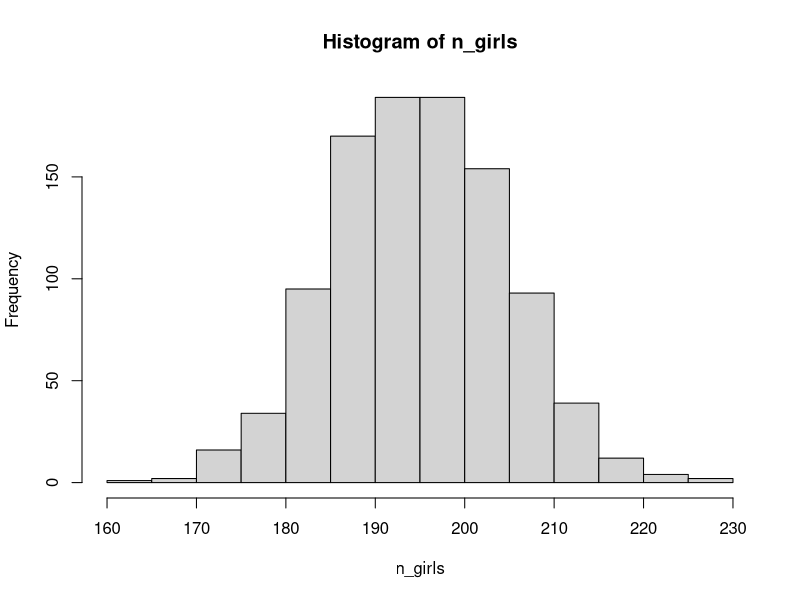
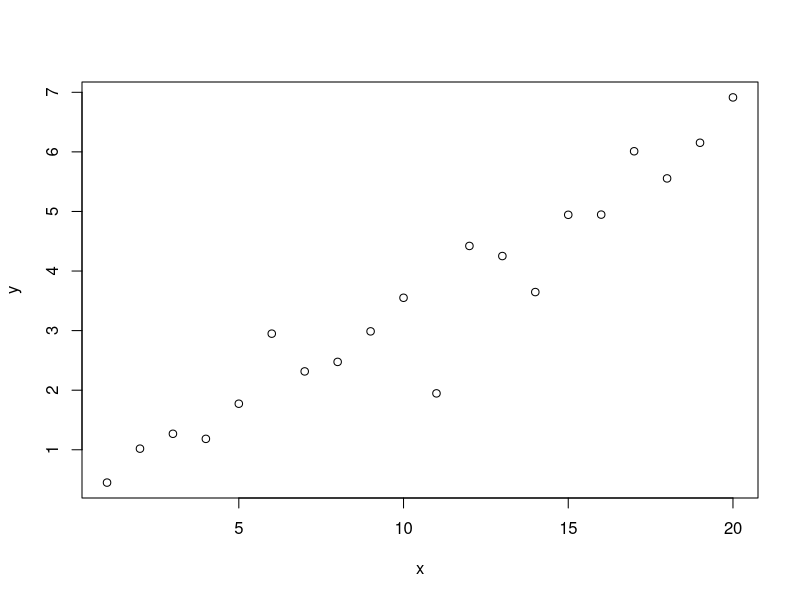
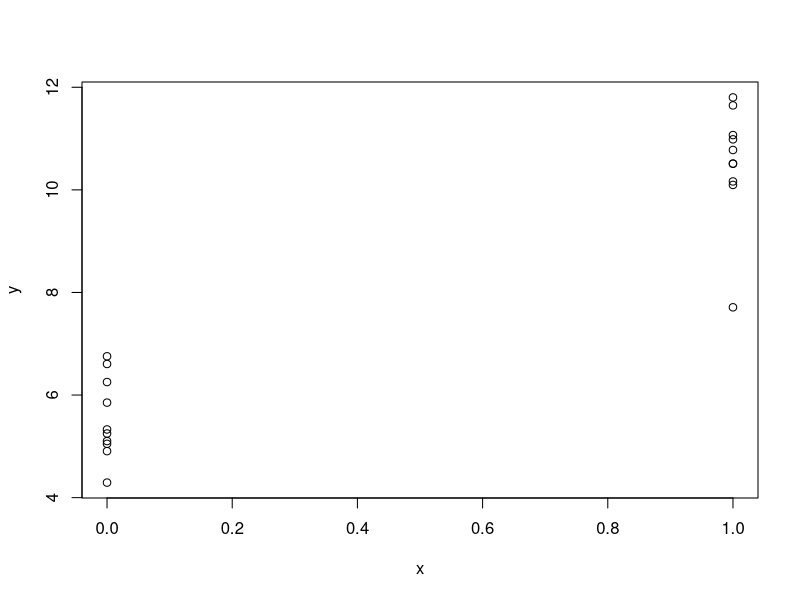
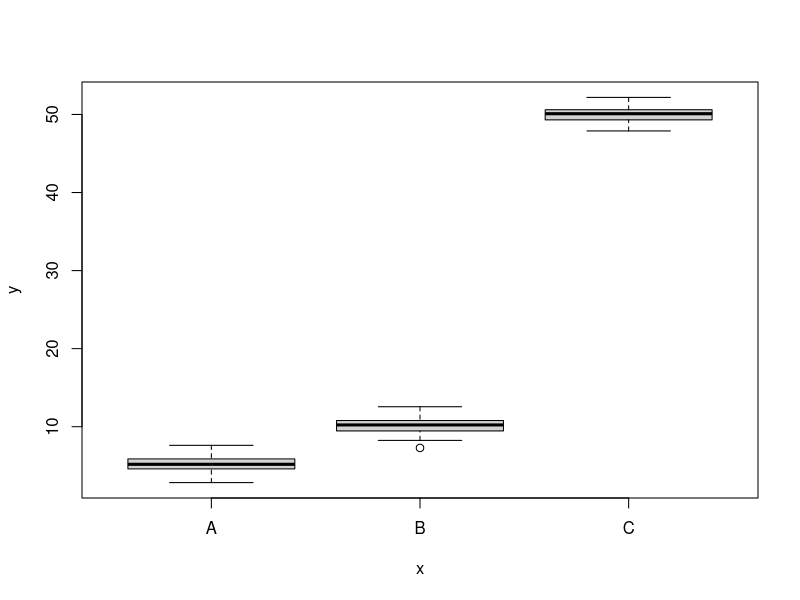
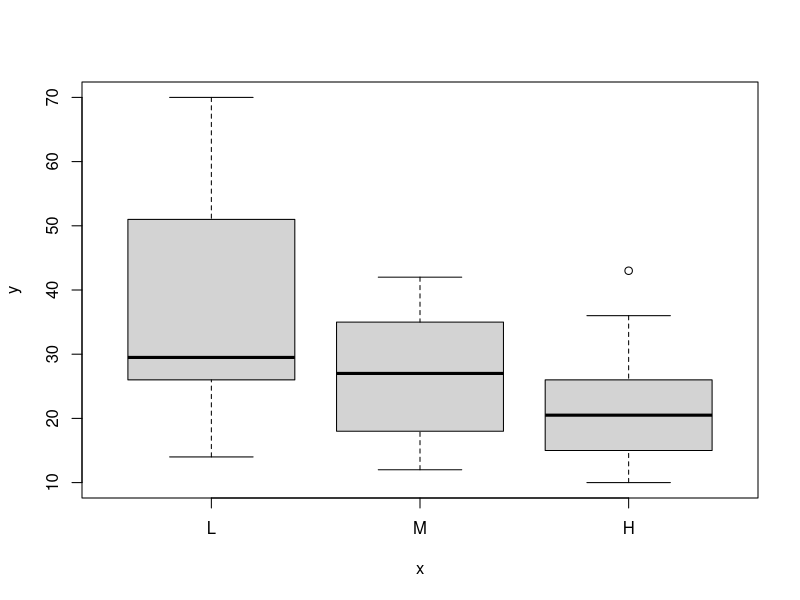
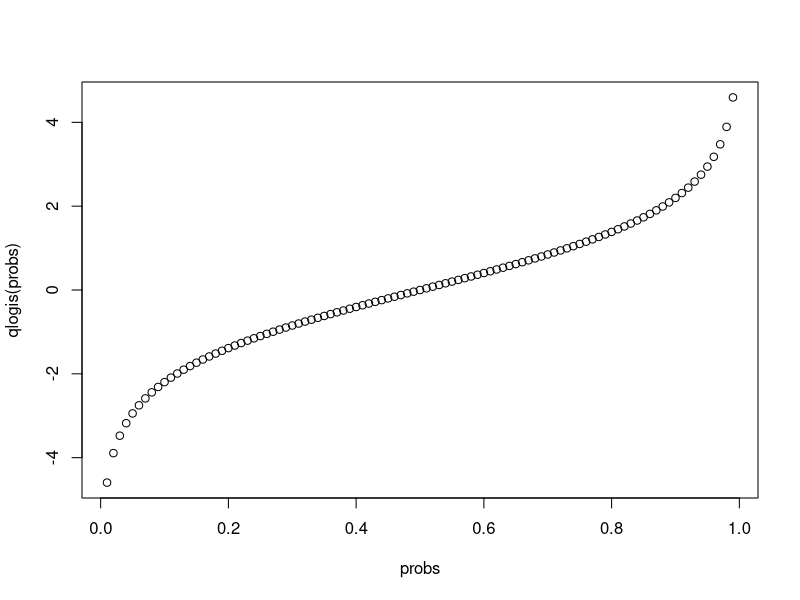

Reproduce these figures in R, in order.
# generate some data without thinking too much about the layers

# types of outcomes: binary, continuous, survival (not now)

# direct sim ----
# (ROS book 5.1) 


# n girls from a population of 400
n_girls <- rbinom(1, size = 400, prob = 0.488)

n_sims <- 1000
n_girls <- rep(NA, n_sims)
for(i in 1:n_sims){
  n_girls[i] <- rbinom(1, 400, 0.488)
}
hist(n_girls)

# or, 
n_girls <- rbinom(n_sims, 500, 0.488)




## mixed discrete/cont ----  
# height of one randomly chosen adult
# adult: 52% women
# M: n(69,1,  2.9)
# F: n(63.7, 2.7)

male <- rbinom(1, 1, 0.48)
height <- ifelse(male == 1, 
                 rnorm(1, 69.1, 2.9), 
                 rnorm(1, 63.7, 2.7))

height




# ___________ ----


# XcYc (reg) ----
# y = b0 + b1x1 + e

x <- 1:20
n <- length(x)
b0 <- 0.2
b1 <- 0.3
sigma <- 0.5
y <- b0 + b1*x + sigma*rnorm(n) 
plot(x,y)



# ___________ ----

# XdYc - normal ----

# group label random only for large samples
# x <- rbinom(200, size = 1, prob = 0.5)
# small sample: fixed size
x <- c(rep(0, 10), rep(1, 10))
y <- rep(NA, length(x))
for(i in 1:length(y)){
  y[i] <- ifelse(x[i] == 0, rnorm(1, mean = 5, sd = 1), 
                 rnorm(1, mean = 10, sd =1))
}
plot(x,y)

summary(lm(y ~ x))


# more X levels ----
# compare the coefficient
x <- factor(c(rep('A', 100), rep('B', 100), rep('C', 100)))
y <- rep(NA, length(x))
for(i in 1:length(y)){
  if(x[i] == 'A'){
    y[i] <- rnorm(1, mean = 5, sd = 1)
  }else if(x[i] == 'B'){
    y[i] <- rnorm(1, mean = 10, sd = 1)
  }else{
    y[i] <- rnorm(1, mean = 50, sd = 1)
  }
}
df <- data.frame(x, y)
df
plot(df)
lmm <- lm(y~x, data = df)
# predict(lmm)
summary(lmm)
# b0 = 4.81
# b1 = 5.36
# b2 = 45.17

# for ONE var:
# beta0: mean(x==A) (reference group)
# beta1: mean(x==B) - beta0
# beta2: mean(x==c) - beta0

mean(y[x == 'B']) - mean(y[x == 'A'])
mean(y[x == 'C']) - mean(y[x == 'A'])
# diff between B and C
mean(y[x == 'C']) - mean(y[x == 'B']) # 39.8



# what about making B the baseline?
df2 <- df
df2$x_bbase <- relevel(df2$x, 'B')
df2$x_bbase # B A C
# lm
lmm2 <- lm(y ~ x_bbase, data = df2)
summary(lmm2)

# beta2: 39.807. it is the difference between B and C

# (multcomp) ----
# use multcomp to systematically compare
library(multcomp)
?multcomp::glht # general linear hypotheses
# set up contrast

amod <- lm(breaks ~ tension, data = warpbreaks)
summary(amod)
# levels: L,M,H
# glht(amod, linfct = mcp(tension = c("M - L = 0", 
#                                     "H - L = 0",
#                                     "H - M = 0")))

contr <- rbind("M - L" = c(-1, 1, 0),
               "H - L" = c(-1, 0, 1), 
               "H - M" = c(0, -1, 1))
comp <- glht(amod, linfct = mcp(tension = contr))
summary(comp)
# this indicates not significant diff bet. H and M

plot(warpbreaks$tension, warpbreaks$breaks)


# now ours revisited
contr <- rbind("B - A" = c(-1, 1, 0), # b1
               "C - A" = c(-1, 0, 1), # b2
               "C - B" = c(0, -1, 1)) # b2-b1
comp <- glht(lmm, linfct = mcp(x = contr))
summary(comp)

b0 = 5.07
b1 = 4.84
b2 = 44.96

# __________ ----
# XcYd - logit ----
# qlogis(p) = log(p/1-p)

qlogis(0.5)
probs <- seq(0.01, 0.99, by = 0.01)
plot(probs, qlogis(probs)) 

# inverse: plogis
# easier to plot the 




# try multicomp
# x <- c(rnorm(50, -2, 1), rnorm(50, 2, 1))
x <- factor(c(rep('white', 25), 
              rep('red', 45), 
              rep('black', 30)))
# make it less obvious
# x <- sample(x, replace = F)

table(x)
# y <- factor(c(rep('0', 50), rep('1', 50)))
y <- rep(NA, length(x))
y[x == 'white'] <- rbinom(length(y[x == 'white']), 1, 0.2)
y[x == 'red'] <- rbinom(length(y[x == 'red']), 1, 0.6)
y[x == 'black'] <- rbinom(length(y[x == 'black']), 1, 0.9)


df <- data.frame(x, y)
table(df)

# do glm 

lr <- glm(y ~ x, family = 'binomial')
summary(lr)

# b0 = 2.197
# b1 = -1.698 (red - black)
# b2 = 3.584 (white - black)
# remember this is beta, not OR

# do multcomp
# black is baseline
contr <- rbind("red - black" = c(-1, 1, 0), # b1
               "white - black" = c(-1, 0, 1), # b2
               "white - red" = c(0, -1, 1)) # b2-b1
comp <- glht(lr, linfct = mcp(x = contr))
summary(comp)


b2-b0
